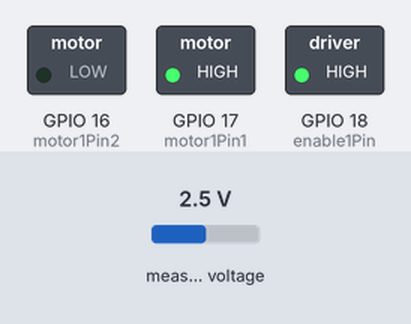
This program was run on a simulated ESP32. On the bench: switched loads named in the program (green lamp = pin HIGH). Inputs (shaded band) come from the test bench; at power-on: measured voltage 2.5 V. What the program prints to the serial monitor is not drawn.

Above: at 0.1 s.
Timing chart, 0 to 1.6 s (numbered marks = the images above):
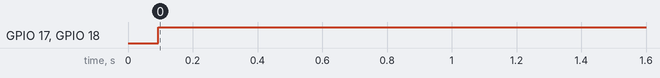

Measured:
- by itself, GPIO 17 (motor1Pin1), GPIO 18 (enable1Pin): LOW → HIGH at 0.09 s

The program:

main.cpp
```cpp
#include <Arduino.h>
#include <math.h>
#include <Wire.h>
#include <Adafruit_ADS1X15.h>

// Adafruit
Adafruit_ADS1115 ads;
float Voltage = 0.0;
float Distance;

// Moteur du vérin sur le L298N
int motor1Pin1 = 17;
int motor1Pin2 = 16;
int enable1Pin = 18;

// Setting PWM properties
const int freq = 30000;
const int pwmChannel = 0;
const int resolution = 8;
int dutyCycle = 200;

void setup(void)
{
Serial.begin(9600);
if (!ads.begin(0x48)) {
  Serial.println("Echec d'initialisation de l'ADS1115.");
  while (1);
}
ads.setGain(GAIN_ONE);  // Plage ±4.096V pour mesurer 3.3V

/* Palge de de tension en fonction du gain
GAIN_TWOTHIRDS	6.144V	±6.144V	Tension = (adc × 6.144) / 32767
GAIN_ONE	4.096V	±4.096V	Tension = (adc × 4.096) / 32767
GAIN_TWO	2.048V	±2.048V	Tension = (adc × 2.048) / 32767
GAIN_FOUR	1.024V	±1.024V	Tension = (adc × 1.024) / 32767
GAIN_EIGHT	0.512V	±0.512V	Tension = (adc × 0.512) / 32767
GAIN_SIXTEEN	0.256V	±0.256V	Tension = (adc × 0.256) / 32767
*/

Serial.println("ADS1115 initialise avec GAIN_ONE (±4.096V)");
 pinMode(motor1Pin1, OUTPUT);
 pinMode(motor1Pin2, OUTPUT);

  // configure LEDC PWM (channel 0 on pin 18)
  ledcSetup(pwmChannel, freq, resolution);
  ledcAttachPin(enable1Pin, pwmChannel);

  Serial.print("Testing DC Motor...");
}

void loop(void)
{
int16_t numCapteur;

numCapteur = ads.readADC_SingleEnded(0); // Lire la valeur du canal en mode commun

Voltage = (numCapteur* 4.096) / 32767; // formule à modifier en fonction du gain choisi

Serial.print("AIN0: ");
Serial.println(numCapteur);
Serial.print("Voltage: ");
Serial.println(Voltage, 7);

Serial.println("Valeur numérique :");
Serial.println(numCapteur);
Serial.println("Distance (cm) :");
// Équation du système : 62,9 + -0,0145x + 1,65E-06x^2 + -9,32E-11x^3 + 2,05E-15x^4
  Distance = 62.9
                    - 0.0145 * numCapteur
                    + 1.65e-06 * pow(numCapteur, 2)
                    - 9.32e-11 * pow(numCapteur, 3)
                    + 2.05e-15 * pow(numCapteur, 4);

Serial.println(Distance);
Serial.println("---");

  // consigne
  float objectif = 0.0;

  if (Distance < objectif - 0.5) {
    digitalWrite(motor1Pin1, LOW);
    digitalWrite(motor1Pin2, HIGH);
    ledcWrite(pwmChannel, 255);
  }
  else if (Distance > objectif + 0.5) {
    digitalWrite(motor1Pin1, HIGH);
    digitalWrite(motor1Pin2, LOW);
    ledcWrite(pwmChannel, 255);
  }
  else {
    ledcWrite(pwmChannel, 0);
  }

  delay(50);
}
```
